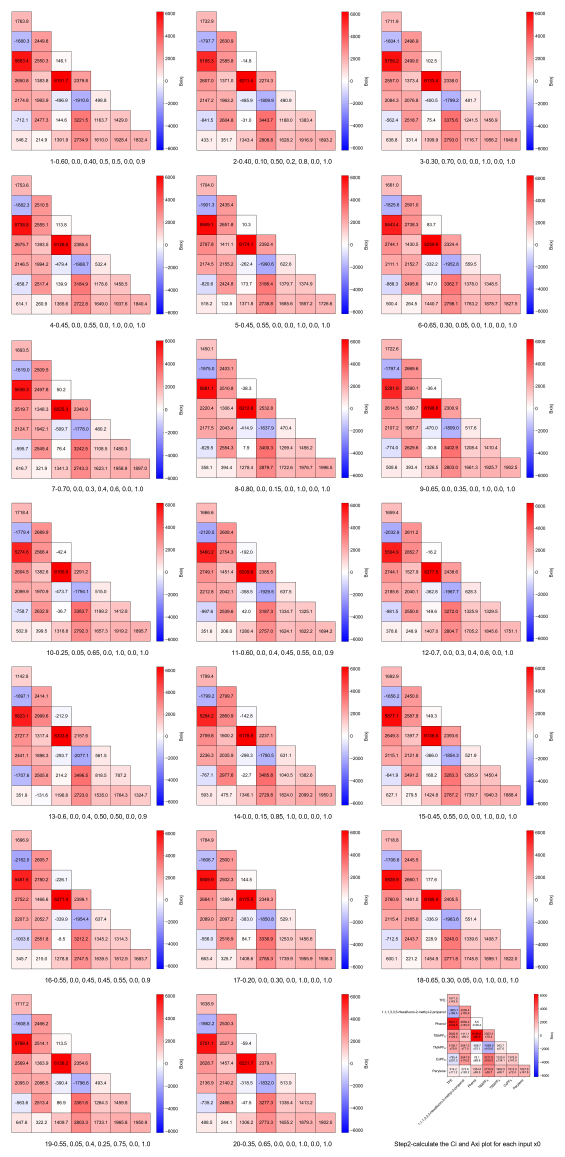
#> input picture 5-10-fold-validation for model/Trial-6/Step2-calculate the Ci and Axi plot for each input x0/second_order_Ci_1.00_layout.png, 2260 x 4625 px (shown at 1/4 size)
$ python collect_and_layout_images_default_root-Bxixj-100%CO2.py   (older library calls are emulated)
#> lines starting #> are read from the running program, lines starting #| are printed output that depends on the picture
#!/usr/bin/env python3
# -*- coding: utf-8 -*-

from pathlib import Path
from PIL import Image, ImageDraw, ImageFont
import math
import argparse
import re

SUPPORTED_EXTS = {".png", ".jpg", ".jpeg", ".webp", ".bmp", ".tif", ".tiff"}

TARGET_KEYWORD_DEFAULT = "second_order_Ci_1.00"
OUTPUT_DEFAULT = "second_order_Ci_1.00_layout.png"


def extract_leading_number(folder_name: str):
    """
    提取文件夹名前面的数字，例如：
    1-0.60, 0.0, ...  -> 1
    10-0.25, 0.05,... -> 10
    若没有匹配到，则返回一个很大的数，排到后面
    """
    m = re.match(r"^\s*(\d+)\s*[-_ ]?", folder_name)
    if m:
        return int(m.group(1))
    return 10**9


def sort_key_by_parent_number(p: Path, root_dir: Path):
    """
    按父文件夹编号排序，其次按父文件夹名和文件名排序
    """
    parent_name = p.parent.name
    parent_num = extract_leading_number(parent_name)
    rel_parent = str(p.parent.relative_to(root_dir)).lower()
    return (parent_num, rel_parent, p.stem.lower(), p.suffix.lower())


def find_target_images(root_dir: Path, keyword: str):
    """
    在 root_dir 下递归查找：
    文件扩展名属于图片，且文件名 stem 中包含 keyword
    然后按照父文件夹前缀数字排序
    """
    results = []
    for p in root_dir.rglob("*"):
        if p.is_file() and p.suffix.lower() in SUPPORTED_EXTS:
            if keyword.lower() in p.stem.lower():
                results.append(p)

    results.sort(key=lambda x: sort_key_by_parent_number(x, root_dir))
    return results


def trim_white_border(img: Image.Image, white_threshold=245, keep_margin=12):
    """
    自动去除图片四周的大白边 / 近白边
    """
    if img.mode != "RGB":
        img = img.convert("RGB")

    gray = img.convert("L")
    mask = gray.point(lambda p: 255 if p < white_threshold else 0)
    bbox = mask.getbbox()

    if bbox is None:
        return img

    left, upper, right, lower = bbox

    left = max(0, left - keep_margin)
    upper = max(0, upper - keep_margin)
    right = min(img.width, right + keep_margin)
    lower = min(img.height, lower + keep_margin)

    return img.crop((left, upper, right, lower))


def fit_image(img: Image.Image, target_width: int):
    """
    按目标宽度等比缩放
    """
    w, h = img.size
    if w == 0 or h == 0:
        return img
    new_h = int(h * target_width / w)
    return img.resize((target_width, new_h), Image.LANCZOS)


def get_label_text(img_path: Path, root_dir: Path, label_mode: str):
    """
    label_mode:
      - none   : 不显示标签
      - parent : 显示父文件夹名
      - relpath: 显示相对路径
    """
    if label_mode == "none":
        return ""
    if label_mode == "parent":
        return img_path.parent.name
    if label_mode == "relpath":
        return str(img_path.relative_to(root_dir).parent)
    return ""


def get_font(font_size: int):
    possible_fonts = [
        "arial.ttf",
        "Arial.ttf",
        "C:/Windows/Fonts/arial.ttf",
        "/usr/share/fonts/truetype/msttcorefonts/Arial.ttf",
        "/usr/share/fonts/truetype/dejavu/DejaVuSans.ttf",
    ]
    for fp in possible_fonts:
        try:
            return ImageFont.truetype(fp, font_size)
        except Exception:
            pass
    return ImageFont.load_default()


def measure_multiline_text(draw, text, font):
    if not text:
        return 0, 0
    try:
        bbox = draw.multiline_textbbox((0, 0), text, font=font, spacing=4)
        return bbox[2] - bbox[0], bbox[3] - bbox[1]
    except Exception:
        return draw.multiline_textsize(text, font=font, spacing=4)


def wrap_text(draw, text, font, max_width):
    if not text:
        return ""

    lines = []
    current = ""
    for ch in text:
        test = current + ch
        w, _ = measure_multiline_text(draw, test, font)
        if w <= max_width or not current:
            current = test
        else:
            lines.append(current)
            current = ch
    if current:
        lines.append(current)
    return "\n".join(lines)


def create_contact_sheet(
    image_paths,
    root_dir: Path,
    output_path: Path,
    cols=3,
    thumb_width=700,
    padding=40,
    label_mode="parent",
    label_font_size=26,
    trim_white=False,
    white_threshold=245,
    keep_margin=12,
    bg_color=(255, 255, 255),
):
    if not image_paths:
        raise FileNotFoundError("未找到目标图片。")

    font = get_font(label_font_size)
    dummy = Image.new("RGB", (100, 100), bg_color)
    draw_dummy = ImageDraw.Draw(dummy)

    processed = []
    max_label_h = 0
    max_img_h = 0

    for p in image_paths:
        img = Image.open(p).convert("RGB")

        if trim_white:
            img = trim_white_border(
                img,
                white_threshold=white_threshold,
                keep_margin=keep_margin
            )

        img = fit_image(img, thumb_width)

        label = get_label_text(p, root_dir, label_mode)
        label = wrap_text(draw_dummy, label, font, thumb_width)

        _, label_h = measure_multiline_text(draw_dummy, label, font)
        if label:
            label_h += 10

        max_label_h = max(max_label_h, label_h)
        max_img_h = max(max_img_h, img.height)
        processed.append((p, img, label))

    rows = math.ceil(len(processed) / cols)

    cell_w = thumb_width
    cell_h = max_img_h + max_label_h

    canvas_w = padding + cols * (cell_w + padding)
    canvas_h = padding + rows * (cell_h + padding)

    canvas = Image.new("RGB", (canvas_w, canvas_h), bg_color)
    draw = ImageDraw.Draw(canvas)

    for idx, (p, img, label) in enumerate(processed):
        r = idx // cols
        c = idx % cols

        x0 = padding + c * (cell_w + padding)
        y0 = padding + r * (cell_h + padding)

        img_x = x0 + (cell_w - img.width) // 2
        img_y = y0

        canvas.paste(img, (img_x, img_y))

        if label:
            text_w, _ = measure_multiline_text(draw, label, font)
            text_x = x0 + (cell_w - text_w) // 2
            text_y = y0 + max_img_h + 10
            draw.multiline_text(
                (text_x, text_y),
                label,
                font=font,
                fill=(0, 0, 0),
                spacing=4,
                align="center"
            )

    canvas.save(output_path, quality=95)
    return output_path


def main():
    parser = argparse.ArgumentParser(
        description="递归读取当前脚本所在文件夹中的所有子文件夹，搜集指定关键字图片并自动排版。"
    )
    parser.add_argument(
        "--keyword",
        default=TARGET_KEYWORD_DEFAULT,
        help="目标图片文件名关键字（只要文件名中包含它即可）"
    )
    parser.add_argument(
        "-o", "--output",
        default=OUTPUT_DEFAULT,
        help="输出拼图文件名"
    )
    parser.add_argument(
        "--cols",
        type=int,
        default=3,
        help="每行图片数，默认 3"
    )
    parser.add_argument(
        "--thumb-width",
        type=int,
        default=700,
        help="每张图缩放宽度，默认 700"
    )
    parser.add_argument(
        "--padding",
        type=int,
        default=40,
        help="间距，默认 40"
    )
    parser.add_argument(
        "--label-mode",
        choices=["none", "parent", "relpath"],
        default="parent",
        help="标签模式：none / parent / relpath"
    )
    parser.add_argument(
        "--label-font-size",
        type=int,
        default=26,
        help="标签字体大小"
    )
    parser.add_argument(
        "--trim-white",
        action="store_true",
        help="自动裁掉四周大白边"
    )
    parser.add_argument(
        "--white-threshold",
        type=int,
        default=245,
        help="白边判定阈值，默认 245"
    )
    parser.add_argument(
        "--keep-margin",
        type=int,
        default=12,
        help="裁白边后保留的边距像素，默认 12"
    )

    args = parser.parse_args()

    root_dir = Path(__file__).resolve().parent
    output_path = root_dir / args.output

    print(f"[根目录] {root_dir}")
    print(f"[搜索关键字] {args.keyword}")

    image_paths = find_target_images(root_dir, args.keyword)

    if not image_paths:
        print(f"[未找到] 在目录 {root_dir} 及其子目录下，没有找到文件名中包含：{args.keyword} 的图片。")
        return

    print(f"[找到 {len(image_paths)} 张图片，排序如下]")
    for i, p in enumerate(image_paths, 1):
        print(f"{i:02d}. {p.parent.name} -> {p.name}")

    out = create_contact_sheet(
        image_paths=image_paths,
        root_dir=root_dir,
        output_path=output_path,
        cols=args.cols,
        thumb_width=args.thumb_width,
        padding=args.padding,
        label_mode=args.label_mode,
        label_font_size=args.label_font_size,
        trim_white=args.trim_white,
        white_threshold=args.white_threshold,
        keep_margin=args.keep_margin,
    )
#> in create_contact_sheet, `dummy = Image.new("RGB", (100, 100), bg_color)`: dummy: PIL image 100x100 RGB; every value is 255
#> in create_contact_sheet, img is the input picture: PIL image 2260x4625 RGB; mean R, G, B 242.6, 217.9, 222
#> in fit_image, `return img.resize((target_width, new_h), Image.LANCZOS)`:
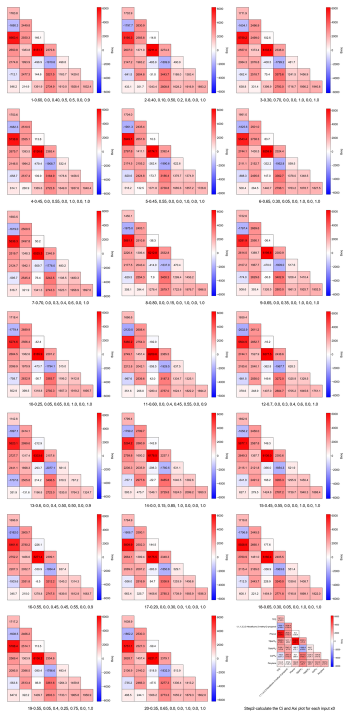
#> returned value: PIL image 700x1432 RGB (shown at 1/2 size); mean R, G, B 241.8, 217.6, 221.6
#> in create_contact_sheet, `_, label_h = measure_multiline_text(draw_dummy, label, font)`: label_h = 25
#> in create_contact_sheet, `label_h += 10`: label_h = 35
#> in create_contact_sheet, `rows = math.ceil(len(processed) / cols)`: rows = 1
#> in create_contact_sheet, `cell_h = max_img_h + max_label_h`: cell_h = 1467
#> in create_contact_sheet, `canvas_h = padding + rows * (cell_h + padding)`: canvas_h = 1547
#> in create_contact_sheet, `canvas = Image.new("RGB", (canvas_w, canvas_h), bg_color)`: canvas: PIL image 2260x1547 RGB; every value is 255
#> the loop in create_contact_sheet, `for idx, (p, img, label) in enumerate(processed):` made 1 pass
#> (r, c, x0, y0, img_x, img_y, bbox in measure_multiline_text, text_w) on pass 1: (0, 0, 40, 40, 40, 40, (0, 5, 682, 30), 682)
#> after the loop in create_contact_sheet, `for idx, (p, img, label) in enumerate(processed):`:
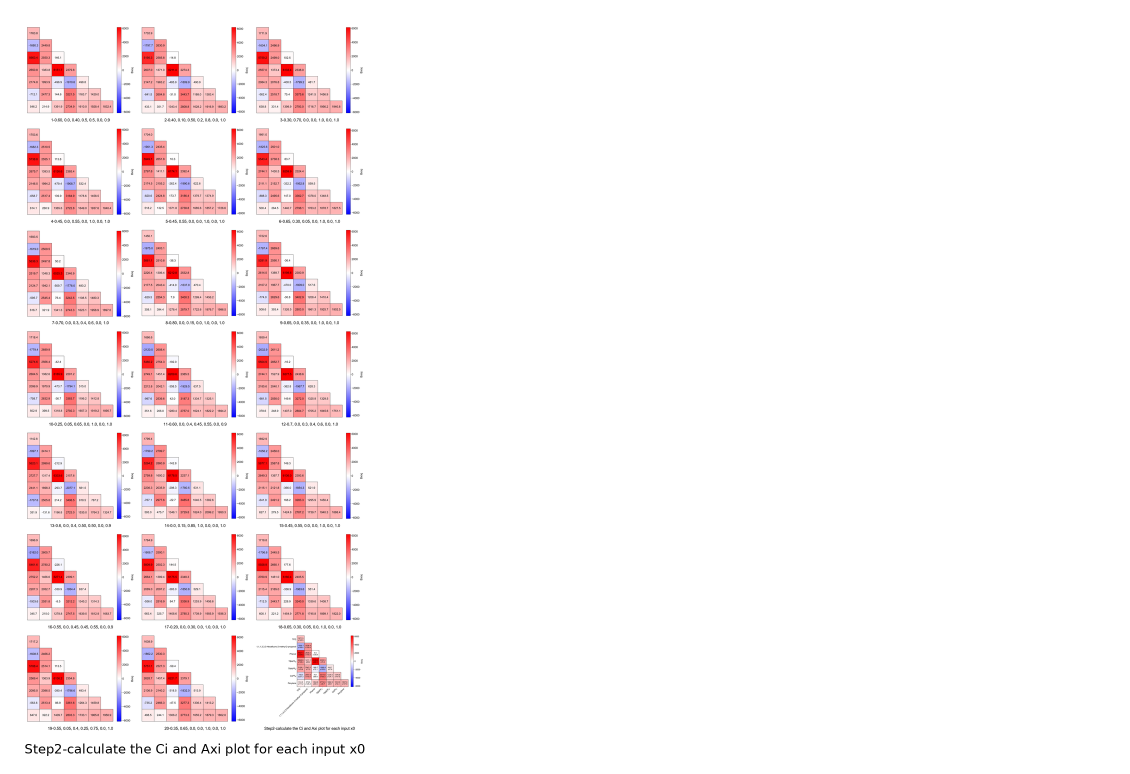
#> canvas: PIL image 2260x1547 RGB (shown at 1/2 size); mean R, G, B 251, 244, 245.2

    print(f"[完成] 拼图已保存到：{out}")


if __name__ == "__main__":
    main()
